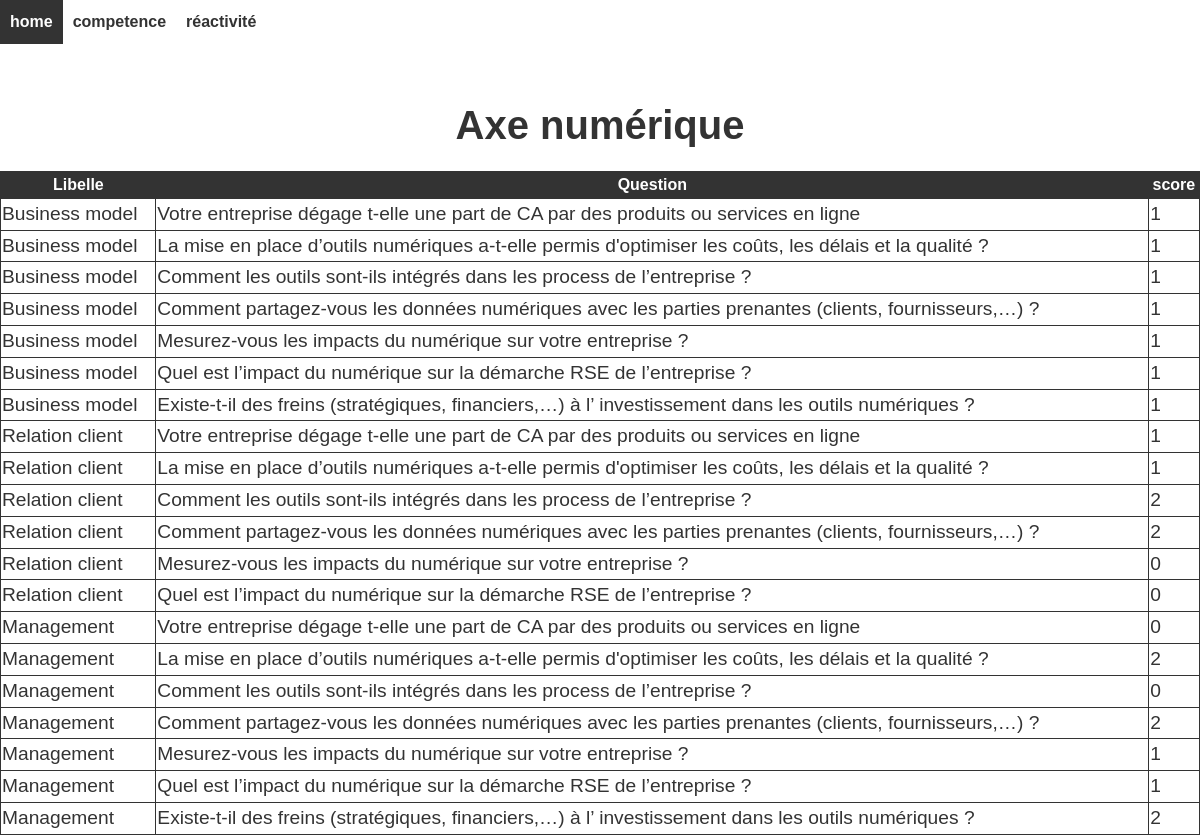
The app's page /pages/numérique.php?id=1, older data.
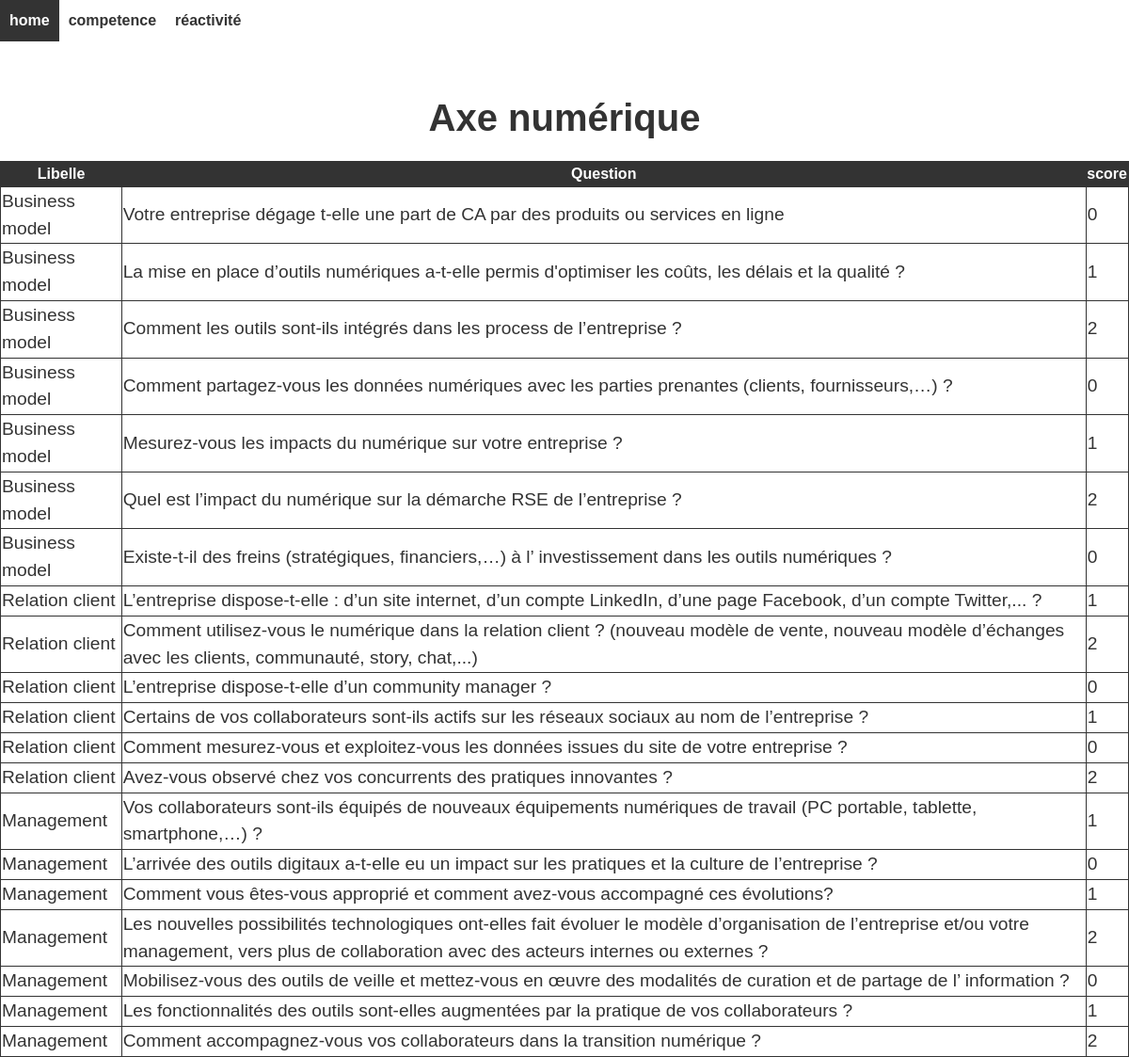
The same page, newer data.
### tables this page shows
CREATE TABLE `numerique` (
  `id` int(11) NOT NULL,
  `identreprise` int(11) DEFAULT NULL,
  `idquestionnement` int(11) DEFAULT NULL,
  `score` int(11) DEFAULT NULL,
  `iditem` int(11) NOT NULL
);

CREATE TABLE `questionnement_numerique` (
  `id` int(8) NOT NULL,
  `id_item` int(11) NOT NULL,
  `question` text NOT NULL
);

CREATE TABLE `numerique_item` (
  `id` int(8) NOT NULL,
  `libelle` text NOT NULL,
  `progresser` text NOT NULL
);

### pages/numérique.php (the view, shortened to what this page needs)
<?php require "header.php";
$id = isset($_GET['id']) ? intval($_GET['id']) : 0;
?>
<!DOCTYPE html>
<html>
  <head>
    <link href="../style/style.css" rel="stylesheet">
  </head>
  <body>
  <nav>
    <?php
      echo '<td><a href="/Semaine-transverse-groupe-11/pages/home.php?id=' . $id . '">home</a></td>';
      echo '<td><a href="/Semaine-transverse-groupe-11/pages/competence.php?id=' . $id . '">competence</a></td>';
      echo '<td><a href="/Semaine-transverse-groupe-11/pages/réactivité.php?id=' . $id . '">réactivité</a></td>';
    ?>
  </nav>
    <br>
    <h1>Axe numérique</h1>
  </body>
</html>
<?php require "header.php";
  $sql = "SELECT identreprise,score, question , libelle from numerique
  INNER JOIN questionnement_numerique  on numerique.idquestionnement = questionnement_numerique.id
  INNER JOIN numerique_item on numerique.iditem = numerique_item.id
  WHERE identreprise = $id";
  $result = $conn->query($sql);
if ($result->num_rows > 0) {
    echo "<table>";
    ?>
    <thead><tr><th>Libelle</th><th>Question</th><th>score</th></tr></thead>
    <?php
    while($row = $result->fetch_assoc()) {
        echo "<tr><td>".$row["libelle"]."</td><td>".$row["question"]."</td><td>".$row["score"]."</td></tr>";
    }
    echo "</table>";
} else {
    echo "0 résultats";
}
?>

Row changes from the older to the newer data that the page shows:
changed numerique (number 1 of 20 on the later page): score "1" → "0"
changed numerique "Comment les outils sont-ils intégrés dans les process de l’entreprise ?": score "1" → "2"
changed numerique (number 4 of 20 on the later page): score "1" → "0"
changed numerique "Quel est l’impact du numérique sur la démarche RSE de l’entreprise ?": score "1" → "2"
changed numerique (number 7 of 20 on the later page): score "1" → "0"
changed numerique: questionnement_numerique.question "Votre entreprise dégage t-elle une part de CA par des produits ou services en ligne" → "L’entreprise dispose-t-elle : d’un site internet, d’un compte LinkedIn, d’une page Facebook, d’un compte Twitter,... ?"
changed numerique: questionnement_numerique.question "La mise en place d’outils numériques a-t-elle permis d'optimiser les coûts, les délais et la qualité ?" → "Comment utilisez-vous le numérique dans la relation client ? (nouveau modèle de vente, nouveau modèle d’échanges avec les clients, communauté, story, chat,...)"; score "1" → "2"
changed numerique: questionnement_numerique.question "Comment les outils sont-ils intégrés dans les process de l’entreprise ?" → "L’entreprise dispose-t-elle d’un community manager ?"; score "2" → "0"
changed numerique: questionnement_numerique.question "Comment partagez-vous les données numériques avec les parties prenantes (clients, fournisseurs,…) ?" → "Certains de vos collaborateurs sont-ils actifs sur les réseaux sociaux au nom de l’entreprise ?"; score "2" → "1"
changed numerique: questionnement_numerique.question "Mesurez-vous les impacts du numérique sur votre entreprise ?" → "Comment mesurez-vous et exploitez-vous les données issues du site de votre entreprise ?"
changed numerique: questionnement_numerique.question "Quel est l’impact du numérique sur la démarche RSE de l’entreprise ?" → "Avez-vous observé chez vos concurrents des pratiques innovantes ?"; score "0" → "2"
changed numerique: questionnement_numerique.question "Votre entreprise dégage t-elle une part de CA par des produits ou services en ligne" → "Vos collaborateurs sont-ils équipés de nouveaux équipements numériques de travail (PC portable, tablette, smartphone,…) ?"; score "0" → "1"
changed numerique: questionnement_numerique.question "La mise en place d’outils numériques a-t-elle permis d'optimiser les coûts, les délais et la qualité ?" → "L’arrivée des outils digitaux a-t-elle eu un impact sur les pratiques et la culture de l’entreprise ?"; score "2" → "0"
changed numerique: questionnement_numerique.question "Comment les outils sont-ils intégrés dans les process de l’entreprise ?" → "Comment vous êtes-vous approprié et comment avez-vous accompagné ces évolutions?"; score "0" → "1"
changed numerique: questionnement_numerique.question "Comment partagez-vous les données numériques avec les parties prenantes (clients, fournisseurs,…) ?" → "Les nouvelles possibilités technologiques ont-elles fait évoluer le modèle d’organisation de l’entreprise et/ou votre management, vers plus de collaboration avec des acteurs internes ou externes ?"
changed numerique: questionnement_numerique.question "Mesurez-vous les impacts du numérique sur votre entreprise ?" → "Mobilisez-vous des outils de veille et mettez-vous en œuvre des modalités de curation et de partage de l’ information ?"; score "1" → "0"
changed numerique: questionnement_numerique.question "Quel est l’impact du numérique sur la démarche RSE de l’entreprise ?" → "Les fonctionnalités des outils sont-elles augmentées par la pratique de vos collaborateurs ?"
changed numerique: questionnement_numerique.question "Existe-t-il des freins (stratégiques, financiers,…) à l’ investissement dans les outils numériques ?" → "Comment accompagnez-vous vos collaborateurs dans la transition numérique ?"
